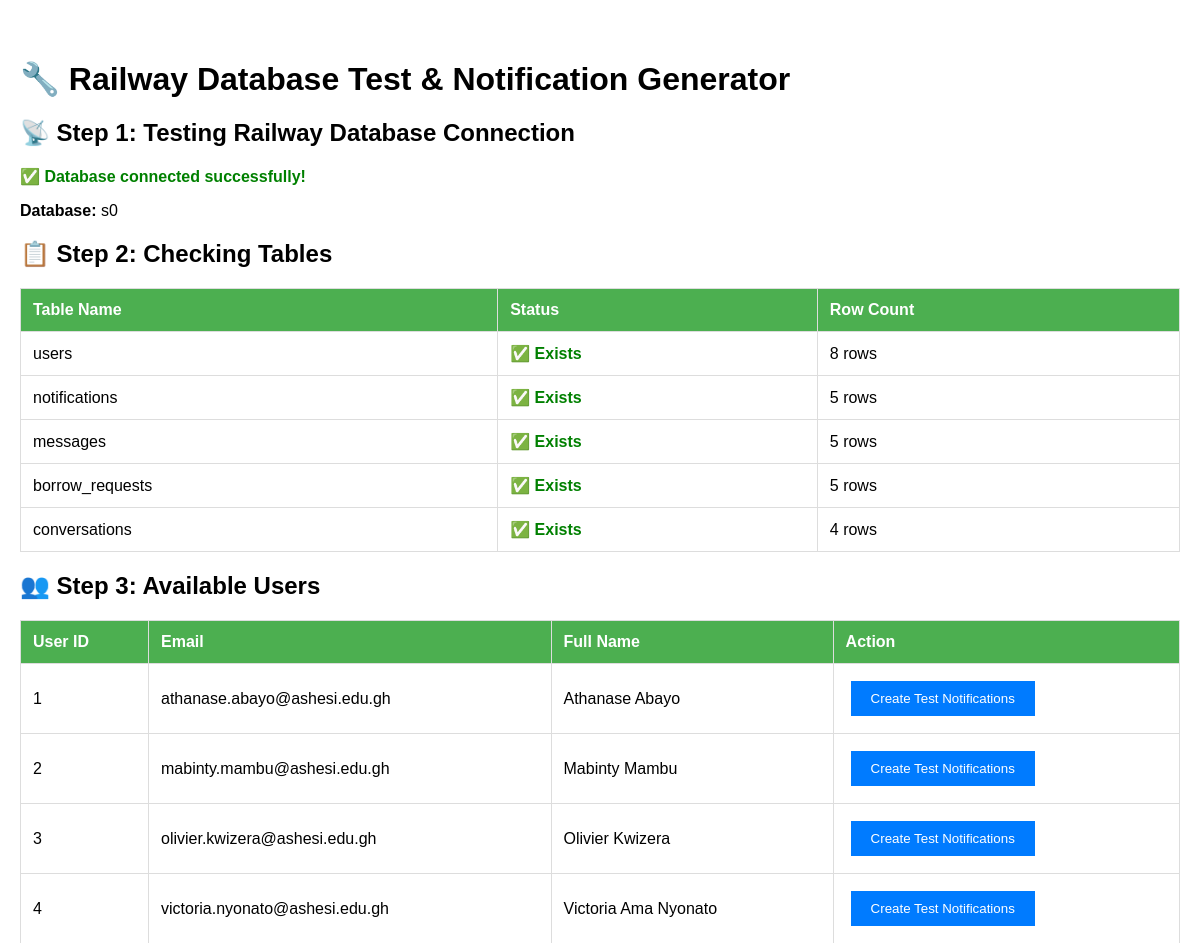
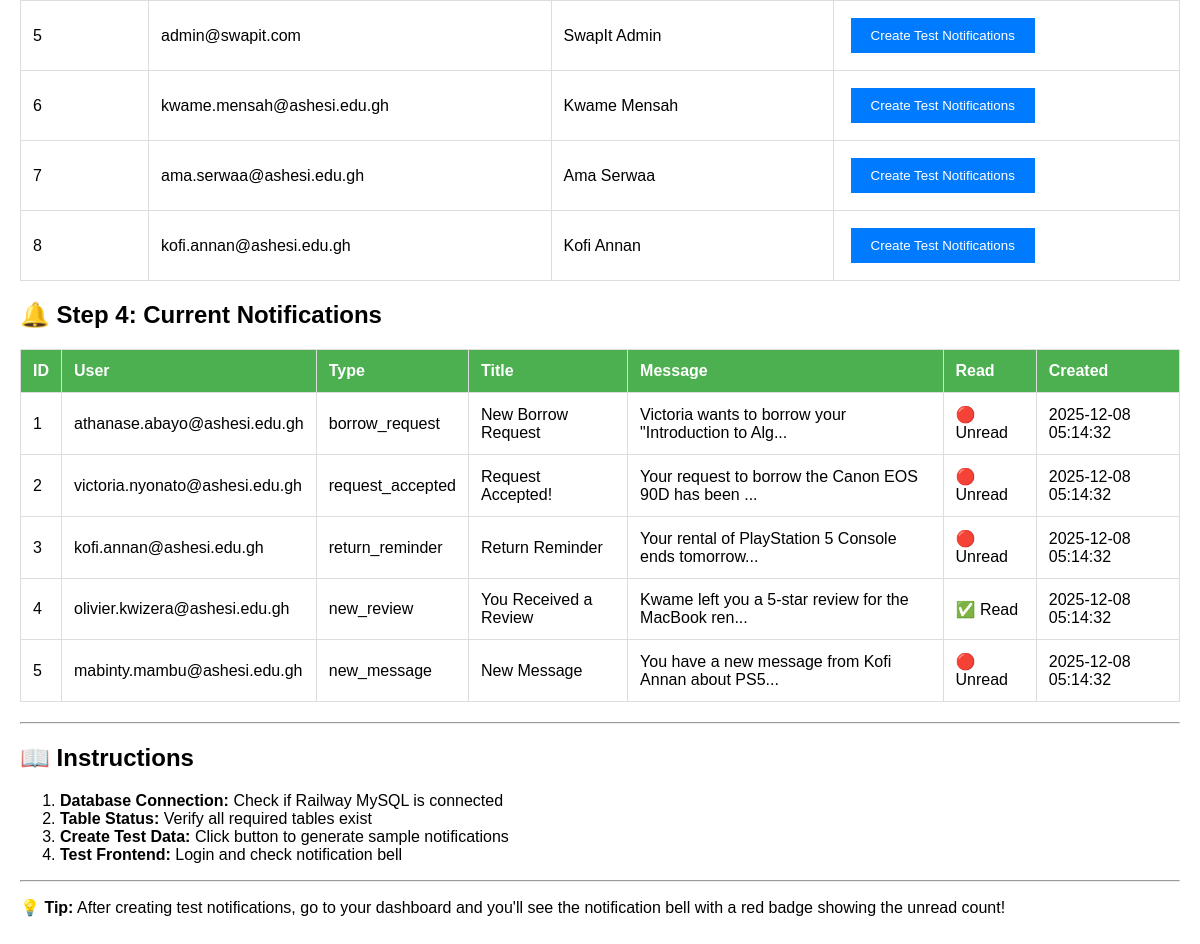
Page /public/test-notifications.php on the committed database (2 pictures, top to bottom).
### tables this page shows
CREATE TABLE users (
    id INT PRIMARY KEY AUTO_INCREMENT,
    email VARCHAR(255) NOT NULL UNIQUE,
    password_hash VARCHAR(255) NOT NULL,
    full_name VARCHAR(255) NOT NULL,
    avatar_url TEXT,
    phone VARCHAR(20),
    is_verified BOOLEAN DEFAULT FALSE,
    is_active BOOLEAN DEFAULT TRUE,
    account_type ENUM('student', 'staff', 'admin') DEFAULT 'student',
    email_verified_at TIMESTAMP NULL,
    last_login_at TIMESTAMP NULL,
    created_at TIMESTAMP DEFAULT CURRENT_TIMESTAMP,
    updated_at TIMESTAMP DEFAULT CURRENT_TIMESTAMP ON UPDATE CURRENT_TIMESTAMP,
    INDEX idx_email (email),
    INDEX idx_account_type (account_type)
);

CREATE TABLE notifications (
    id INT PRIMARY KEY AUTO_INCREMENT,
    user_id INT NOT NULL,
    type ENUM('borrow_request', 'request_accepted', 'request_rejected', 'item_borrowed', 
              'return_reminder', 'return_confirmed', 'new_review', 'new_message', 
              'item_saved', 'price_drop', 'new_follower', 'system_announcement') NOT NULL,
    title VARCHAR(255) NOT NULL,
    message TEXT NOT NULL,
    related_id INT COMMENT 'ID of related entity (item, request, user, etc.)',
    action_url VARCHAR(500),
    is_read BOOLEAN DEFAULT FALSE,
    read_at TIMESTAMP NULL,
    created_at TIMESTAMP DEFAULT CURRENT_TIMESTAMP,
    FOREIGN KEY (user_id) REFERENCES users(id) ON DELETE CASCADE,
    INDEX idx_user_read (user_id, is_read),
    INDEX idx_created (created_at)
);

### public/test-notifications.php (the view, shortened to what this page needs)
<?php
echo "<h1>🔧 Railway Database Test & Notification Generator</h1>";
echo "<h2>📡 Step 1: Testing Railway Database Connection</h2>";
require_once __DIR__ . '/config/db.php';
if (isset($conn)) {
    echo "<p class='success'>✅ Database connected successfully!</p>";
    $stmt = $conn->query("SELECT DATABASE() as db_name");
    $dbInfo = $stmt->fetch();
    echo "<p><strong>Database:</strong> " . htmlspecialchars($dbInfo['db_name']) . "</p>";
    echo "<h2>📋 Step 2: Checking Tables</h2>";
    $tables = ['users', 'notifications', 'messages', 'borrow_requests', 'conversations'];
    echo "<table><tr><th>Table Name</th><th>Status</th><th>Row Count</th></tr>";
    foreach ($tables as $table) {
        try {
            $stmt = $conn->query("SELECT COUNT(*) as count FROM $table");
            $result = $stmt->fetch();
            $count = $result['count'];
            echo "<tr><td>$table</td><td class='success'>✅ Exists</td><td>$count rows</td></tr>";
        } catch (Exception $e) {
            echo "<tr><td>$table</td><td class='error'>❌ Missing</td><td>N/A</td></tr>";
        }
    }
    echo "</table>";
    echo "<h2>👥 Step 3: Available Users</h2>";
    try {
        $stmt = $conn->query("SELECT id, email, full_name FROM users LIMIT 10");
        $users = $stmt->fetchAll();
        if (count($users) > 0) {
            echo "<table><tr><th>User ID</th><th>Email</th><th>Full Name</th><th>Action</th></tr>";
            foreach ($users as $user) {
                echo "<tr>";
                echo "<td>" . htmlspecialchars($user['id']) . "</td>";
                echo "<td>" . htmlspecialchars($user['email']) . "</td>";
                echo "<td>" . htmlspecialchars($user['full_name']) . "</td>";
                echo "<td><button class='btn' onclick=\"createTestNotifications(" . $user['id'] . ")\">Create Test Notifications</button></td>";
                echo "</tr>";
            }
            echo "</table>";
        } else {
            echo "<p class='error'>❌ No users found in database!</p>";
        }
    } catch (Exception $e) {
        echo "<p class='error'>❌ Error fetching users: " . $e->getMessage() . "</p>";
    }
    echo "<h2>🔔 Step 4: Current Notifications</h2>";
    try {
        $stmt = $conn->query("SELECT n.*, u.email as user_email
                              FROM notifications n
                              LEFT JOIN users u ON n.user_id = u.id
                              ORDER BY n.created_at DESC
                              LIMIT 20");
        $notifications = $stmt->fetchAll();
        if (count($notifications) > 0) {
            echo "<table><tr><th>ID</th><th>User</th><th>Type</th><th>Title</th><th>Message</th><th>Read</th><th>Created</th></tr>";
            foreach ($notifications as $notif) {
                $readStatus = $notif['is_read'] ? '✅ Read' : '🔴 Unread';
                echo "<tr>";
                echo "<td>" . htmlspecialchars($notif['id']) . "</td>";
                echo "<td>" . htmlspecialchars($notif['user_email']) . "</td>";
                echo "<td>" . htmlspecialchars($notif['type']) . "</td>";
                echo "<td>" . htmlspecialchars($notif['title']) . "</td>";
                echo "<td>" . htmlspecialchars(substr($notif['message'], 0, 50)) . "...</td>";
                echo "<td>$readStatus</td>";
                echo "<td>" . htmlspecialchars($notif['created_at']) . "</td>";
                echo "</tr>";
            }
            echo "</table>";
        } else {
            echo "<p class='error'>❌ No notifications found! Let's create some test data.</p>";
        }
    } catch (Exception $e) {
        echo "<p class='error'>❌ Error fetching notifications: " . $e->getMessage() . "</p>";
    }
} else {
    echo "<p class='error'>❌ Failed to connect to database!</p>";
}
echo "<hr>";
echo "<h2>📖 Instructions</h2>";
echo "<ol>";
echo "<li><strong>Database Connection:</strong> Check if Railway MySQL is connected</li>";
echo "<li><strong>Table Status:</strong> Verify all required tables exist</li>";
echo "<li><strong>Create Test Data:</strong> Click button to generate sample notifications</li>";
echo "<li><strong>Test Frontend:</strong> Login and check notification bell</li>";
echo "</ol>";
echo "<hr>";
echo "<p><strong>💡 Tip:</strong> After creating test notifications, go to your dashboard and you'll see the notification bell with a red badge showing the unread count!</p>";
?>

### public/test-notifications.php (style rules this page uses)
.success { color:green;font-weight:bold }
table { border-collapse:collapse;width:100%;margin:20px 0 }
th,td { border:1px solid #ddd;padding:12px;text-align:left }
th { background:#4CAF50;color:white }
.btn { background:#007bff;color:white;padding:10px 20px;border:none;cursor:pointer;margin:5px }

### rows in the picture
users: id "1", email "athanase.abayo@ashesi.edu.gh", full_name "Athanase Abayo"
users: id "2", email "mabinty.mambu@ashesi.edu.gh", full_name "Mabinty Mambu"
users: id "3", email "olivier.kwizera@ashesi.edu.gh", full_name "Olivier Kwizera"
users: id "4", email "victoria.nyonato@ashesi.edu.gh", full_name "Victoria Ama Nyonato"
users: id "5", email "admin@swapit.com", full_name "SwapIt Admin"
users: id "6", email "kwame.mensah@ashesi.edu.gh", full_name "Kwame Mensah"
users: id "7", email "ama.serwaa@ashesi.edu.gh", full_name "Ama Serwaa"
users: id "8", email "kofi.annan@ashesi.edu.gh", full_name "Kofi Annan"
notifications: id "1", user.email "athanase.abayo@ashesi.edu.gh", type "borrow_request", title "New Borrow Request", message "Victoria wants to borrow your \"Introduction to Alg", is_read "🔴 Unread", created_at "2025-12-08 05:14:32"
notifications: id "2", user.email "victoria.nyonato@ashesi.edu.gh", type "request_accepted", title "Request Accepted!", message "Your request to borrow the Canon EOS 90D has been", is_read "🔴 Unread", created_at "2025-12-08 05:14:32"
notifications: id "3", user.email "kofi.annan@ashesi.edu.gh", type "return_reminder", title "Return Reminder", message "Your rental of PlayStation 5 Console ends tomorrow", is_read "🔴 Unread", created_at "2025-12-08 05:14:32"
notifications: id "4", user.email "olivier.kwizera@ashesi.edu.gh", type "new_review", title "You Received a Review", message "Kwame left you a 5-star review for the MacBook ren", is_read "✅ Read", created_at "2025-12-08 05:14:32"
notifications: id "5", user.email "mabinty.mambu@ashesi.edu.gh", type "new_message", title "New Message", message "You have a new message from Kofi Annan about PS5", is_read "🔴 Unread", created_at "2025-12-08 05:14:32"

### other values in the picture
$dbInfo['db_name'] "s0"
$table "users"
$count "8"
$table "notifications"
$count "5"
$table "messages"
$table "borrow_requests"
$table "conversations"
$count "4"
